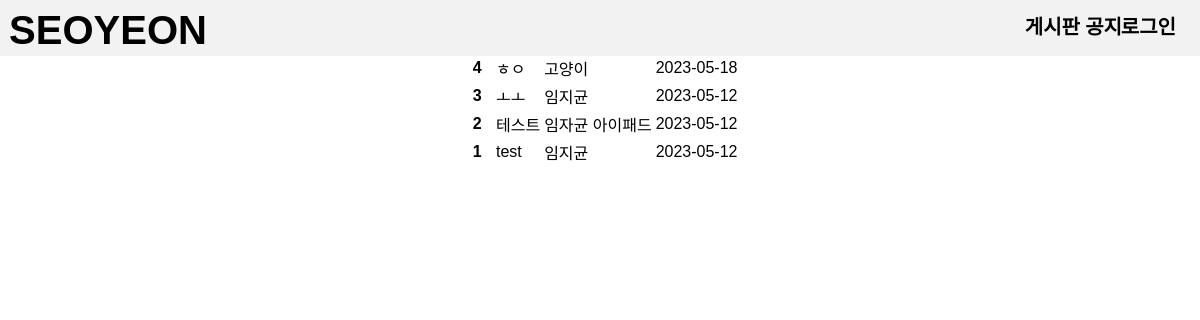
Page /board on the earlier database version.
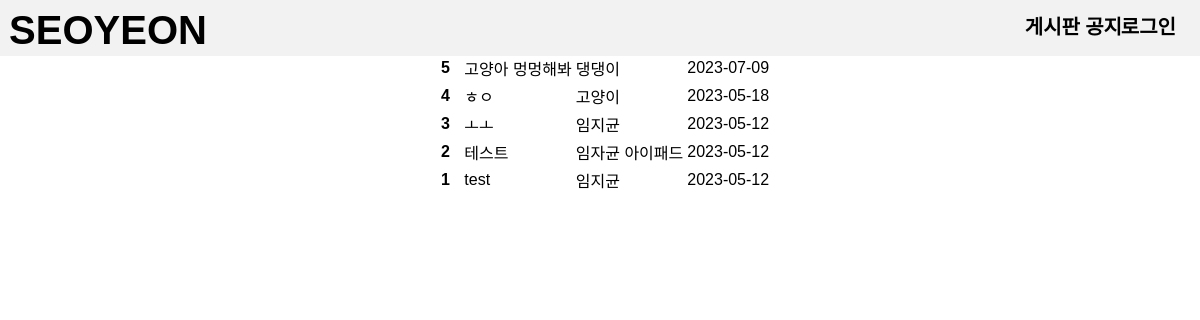
Same page on the later database version.
### tables this page shows
CREATE TABLE board
             (id INTEGER PRIMARY KEY AUTOINCREMENT,
              title TEXT NOT NULL,
              content TEXT NOT NULL,
              author TEXT NOT NULL,
              date TEXT NOT NULL);

### app.py (the view)
@app.route('/board')
def board():
    conn = sqlite3.connect(databass)
    c = conn.cursor()
    c.execute('SELECT * FROM board ORDER BY id DESC')
    rows = c.fetchall()
    conn.close()
    return render_template('board.html', rows=rows)

### templates/board.html (shortened to what this page needs)
<!DOCTYPE html>
<html>
<head>
    <link rel="stylesheet" type="text/css" href="{{ url_for('static', filename='CSS/base.css') }}" />
    <link rel="stylesheet" type="text/css" href="{{ url_for('static', filename='CSS/board.css') }}" />
    <link rel="stylesheet" type="text/css" href="{{ url_for('static', filename='CSS/font.css') }}" />
</head>
<body>
    <div class="bar"></div>
    <div class="menuL medium"><a href="{{ url_for('login') }}">로그인</a></div>
    <div class="menuN medium"><a href="{{ url_for('notice') }}">공지</a></div>
    <div class="menuC medium"><a href="{{ url_for('board') }}">게시판</a></div>
    <div class="logo bold"><a href="/">SEOYEON</a></div>
    <div class="container">
        <div class="searchContainer">
            <form action="/search" method="post">
            </form>
        </div>
        <table class="boardTable">
            <thead class="thead-dark">
                <tr>
                    <th class="bold" scope="col">번호</th>
                    <th class="bold" scope="col">제목</th>
                    <th class="bold" scope="col">작성자</th>
                    <th class="bold" scope="col">작성일</th>
                </tr>
            </thead>
            <tbody>
                {% for row in rows %}
                <tr>
                    <th class="medium" scope="row">{{ row[0] }}</th>
                    <td class="medium"><a href="{{ url_for('notice_detail', id=row[0]) }}" class="card-link">{{ row[1] }}</a></td>
                    <td class="medium">{{ row[3] }}</td>
                    <td class="medium">{{ row[4] }}</td>
                </tr>
                {% endfor %}
            </tbody>
        </table>
    </div>
</body>
</html>

### static/css/base.css (style rules this page uses)
a { text-decoration: none; color: rgb(0, 0, 0); }
body, html { height: 100%; margin: 0; background-color: rgb(255, 255, 255); }
.bar { width: 100%; height: 7%; background-color: rgb(242, 242, 242); position: fixed; top: 10; left: 0; opacity: 1; transition: opacity 0.7s, transform 0.7s; }
.menuL { position: fixed; top: 5%; right: 2%; color: rgb(137, 137, 137); font-size: 20px; font-weight: bold; transform: translateY(-100%); opacity: 1; transition: all 0.7s ease-out; animation: moveBar 0.7s ease-out 0.7s forwards; }
.menuN { position: fixed; top: 5%; right: 6.5%; color: rgb(137, 137, 137); font-size: 20px; font-weight: bold; transform: translateY(-100%); opacity: 1; transition: all 0.7s ease-out; animation: moveBar 0.7s ease-out 0.7s forwards; }
.menuC { position: fixed; top: 5%; right: 10%; color: rgb(137, 137, 137); font-size: 20px; font-weight: bold; transform: translateY(-100%); opacity: 1; transition: all 0.7s ease-out; animation: moveBar 0.7s ease-out 0.7s forwards; }
.logo { position: fixed; top: 3.7%; left: 9%; transform: translate(-50%, -50%); color: rgb(0, 0, 0); font-size: 40px; font-weight: bold; text-transform: uppercase; opacity: 1; transition: opacity 0.7s, transform 0.7s; }

### static/css/board.css (style rules this page uses)
.boardTable { margin: 0 auto; top: 100%; left: 50%; }

Differences in the rows shown:
added board: id "5", title "고양아 멍멍해봐", author "댕댕이", date "2023-07-09"
